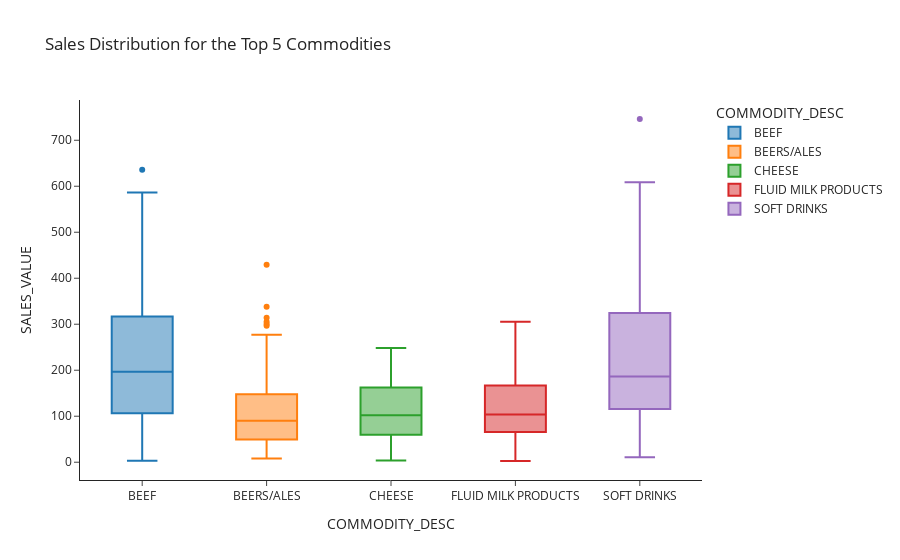

The notebook cell this image was saved under:
### Markdown cell above
### Chart 4: Box Plots for the Top 5 Commodities

### Code cell
fig = px.box(daily_sales_top5, 
              x = daily_sales_top5.COMMODITY_DESC, 
              y = daily_sales_top5.SALES_VALUE,
             color = daily_sales_top5.COMMODITY_DESC,
             title = 'Sales Distribution for the Top 5 Commodities',
             template = 'simple_white')
fig.show()

### Figure 1 — Plotly figure (JSON) as saved in the notebook; plotly's stock layout.template omitted (floating-point values rounded to 4 significant figures)
{"data": [{"alignmentgroup": "True", "hovertemplate": "COMMODITY_DESC=%{x}<br>SALES_VALUE=%{y}<extra></extra>", "legendgroup": "BEEF", "marker": {"color": "#1F77B4"}, "name": "BEEF", "notched": false, "offsetgroup": "BEEF", "orientation": "v", "showlegend": true, "type": "box", "x": ["BEEF", "BEEF", "BEEF", "BEEF", "BEEF", "BEEF", "BEEF", "BEEF", "BEEF", "BEEF", "BEEF", "BEEF", "BEEF", "BEEF", "BEEF", "BEEF", "BEEF", "BEEF", "BEEF", "BEEF", "BEEF", "BEEF", "BEEF", "BEEF", "BEEF", "BEEF", "BEEF", "BEEF", "BEEF", "BEEF", "BEEF", "BEEF", "BEEF", "BEEF", "BEEF", "BEEF", "BEEF", "BEEF", "BEEF", "BEEF", "BEEF", "BEEF", "BEEF", "BEEF", "BEEF", "BEEF", "BEEF", "BEEF", "BEEF", "BEEF", "BEEF", "BEEF", "BEEF", "BEEF", "BEEF", "BEEF", "BEEF", "BEEF", "BEEF", "BEEF", "BEEF", "BEEF", "BEEF", "BEEF", "BEEF", "BEEF", "BEEF", "BEEF", "BEEF", "BEEF", "BEEF", "BEEF", "BEEF", "BEEF", "BEEF", "BEEF", "BEEF", "BEEF", "BEEF", "BEEF", "BEEF", "BEEF", "BEEF", "BEEF", "BEEF", "BEEF", "BEEF", "BEEF", "BEEF", "BEEF", "BEEF", "BEEF", "BEEF", "BEEF", "BEEF", "BEEF", "BEEF", "BEEF", "BEEF"], "x0": " ", "xaxis": "x", "y": [3.09, 9.44, 54.44, 84.72, 36.07, 64.08, 15.72, 37.55, 28.33, 18.35, 133.4, 107.3, 69.66, 81.71, 69.79, 56.69, 83.38, 121.7, 73.05, 70.3, 136.9, 68.09, 37.46, 95.36, 196.8, 142.6, 72.73, 115.5, 125.3, 149.3, 127.0, 124.7, 206.0, 102.2, 106.5, 352.5, 77.86, 182.5, 217.3, 258.4, 168.8, 143.3, 112.2, 366.7, 179.5, 309.4, 263.9, 186.8, 147.1, 190.5, 184.8, 246.5, 240.5, 212.8, 145.1, 93.19, 164.3, 225.1, 137.2, 393.6, 244.0, 152.7, 255.5, 111.6, 339.6, 455.7, 635.9, 292.2, 586.3, 223.1, 245.0, 321.8, 244.8, 477.1, 391.5, 344.6, 319.3, 269.5, 227.3, 262.9, 351.3, 488.3, 298.5, 232.6, 342.8, 335.5, 354.8, 374.7, 410.6, 360.4, 276.5, 351.7, 241.8, 338.1, 524.5, 577.6, 217.4, 227.5, 368.5], "y0": " ", "yaxis": "y"}, {"alignmentgroup": "True", "hovertemplate": "COMMODITY_DESC=%{x}<br>SALES_VALUE=%{y}<extra></extra>", "legendgroup": "BEERS/ALES", "marker": {"color": "#FF7F0E"}, "name": "BEERS/ALES", "notched": false, "offsetgroup": "BEERS/ALES", "orientation": "v", "showlegend": true, "type": "box", "x": ["BEERS/ALES", "BEERS/ALES", "BEERS/ALES", "BEERS/ALES", "BEERS/ALES", "BEERS/ALES", "BEERS/ALES", "BEERS/ALES", "BEERS/ALES", "BEERS/ALES", "BEERS/ALES", "BEERS/ALES", "BEERS/ALES", "BEERS/ALES", "BEERS/ALES", "BEERS/ALES", "BEERS/ALES", "BEERS/ALES", "BEERS/ALES", "BEERS/ALES", "BEERS/ALES", "BEERS/ALES", "BEERS/ALES", "BEERS/ALES", "BEERS/ALES", "BEERS/ALES", "BEERS/ALES", "BEERS/ALES", "BEERS/ALES", "BEERS/ALES", "BEERS/ALES", "BEERS/ALES", "BEERS/ALES", "BEERS/ALES", "BEERS/ALES", "BEERS/ALES", "BEERS/ALES", "BEERS/ALES", "BEERS/ALES", "BEERS/ALES", "BEERS/ALES", "BEERS/ALES", "BEERS/ALES", "BEERS/ALES", "BEERS/ALES", "BEERS/ALES", "BEERS/ALES", "BEERS/ALES", "BEERS/ALES", "BEERS/ALES", "BEERS/ALES", "BEERS/ALES", "BEERS/ALES", "BEERS/ALES", "BEERS/ALES", "BEERS/ALES", "BEERS/ALES", "BEERS/ALES", "BEERS/ALES", "BEERS/ALES", "BEERS/ALES", "BEERS/ALES", "BEERS/ALES", "BEERS/ALES", "BEERS/ALES", "BEERS/ALES", "BEERS/ALES", "BEERS/ALES", "BEERS/ALES", "BEERS/ALES", "BEERS/ALES", "BEERS/ALES", "BEERS/ALES", "BEERS/ALES", "BEERS/ALES", "BEERS/ALES", "BEERS/ALES", "BEERS/ALES", "BEERS/ALES", "BEERS/ALES", "BEERS/ALES", "BEERS/ALES", "BEERS/ALES", "BEERS/ALES", "BEERS/ALES", "BEERS/ALES", "BEERS/ALES", "BEERS/ALES", "BEERS/ALES", "BEERS/ALES", "BEERS/ALES", "BEERS/ALES", "BEERS/ALES", "BEERS/ALES", "BEERS/ALES", "BEERS/ALES", "BEERS/ALES"], "x0": " ", "xaxis": "x", "y": [7.99, 58.93, 27.97, 25.27, 14.78, 9.99, 10.48, 20.76, 25.97, 50.13, 14.48, 12.68, 34.27, 29.46, 50.95, 47.95, 74.5, 37.47, 24.97, 34.45, 27.47, 22.47, 117.4, 33.65, 66.22, 33.35, 49.53, 46.95, 29.47, 115.6, 28.85, 56.72, 56.43, 99.68, 56.94, 79.78, 60.44, 71.41, 38.96, 56.9, 51.45, 74.97, 90.98, 95.69, 142.3, 86.52, 61.62, 63.41, 96.83, 155.2, 115.2, 183.8, 56.94, 58.4, 152.3, 54.7, 92.66, 129.5, 115.5, 89.49, 55.77, 113.4, 106.1, 300.4, 338.2, 166.2, 173.7, 108.0, 119.0, 110.0, 159.4, 314.2, 169.9, 117.1, 90.34, 127.6, 160.3, 296.7, 255.7, 234.4, 62.3, 133.7, 100.1, 167.8, 305.3, 277.1, 233.0, 173.0, 142.5, 145.9, 184.8, 199.9, 429.2, 153.4, 257.7, 145.1, 140.7], "y0": " ", "yaxis": "y"}, {"alignmentgroup": "True", "hovertemplate": "COMMODITY_DESC=%{x}<br>SALES_VALUE=%{y}<extra></extra>", "legendgroup": "CHEESE", "marker": {"color": "#2CA02C"}, "name": "CHEESE", "notched": false, "offsetgroup": "CHEESE", "orientation": "v", "showlegend": true, "type": "box", "x": ["CHEESE", "CHEESE", "CHEESE", "CHEESE", "CHEESE", "CHEESE", "CHEESE", "CHEESE", "CHEESE", "CHEESE", "CHEESE", "CHEESE", "CHEESE", "CHEESE", "CHEESE", "CHEESE", "CHEESE", "CHEESE", "CHEESE", "CHEESE", "CHEESE", "CHEESE", "CHEESE", "CHEESE", "CHEESE", "CHEESE", "CHEESE", "CHEESE", "CHEESE", "CHEESE", "CHEESE", "CHEESE", "CHEESE", "CHEESE", "CHEESE", "CHEESE", "CHEESE", "CHEESE", "CHEESE", "CHEESE", "CHEESE", "CHEESE", "CHEESE", "CHEESE", "CHEESE", "CHEESE", "CHEESE", "CHEESE", "CHEESE", "CHEESE", "CHEESE", "CHEESE", "CHEESE", "CHEESE", "CHEESE", "CHEESE", "CHEESE", "CHEESE", "CHEESE", "CHEESE", "CHEESE", "CHEESE", "CHEESE", "CHEESE", "CHEESE", "CHEESE", "CHEESE", "CHEESE", "CHEESE", "CHEESE", "CHEESE", "CHEESE", "CHEESE", "CHEESE", "CHEESE", "CHEESE", "CHEESE", "CHEESE", "CHEESE", "CHEESE", "CHEESE", "CHEESE", "CHEESE", "CHEESE", "CHEESE", "CHEESE", "CHEESE", "CHEESE", "CHEESE", "CHEESE", "CHEESE", "CHEESE", "CHEESE", "CHEESE", "CHEESE", "CHEESE", "CHEESE", "CHEESE", "CHEESE"], "x0": " ", "xaxis": "x", "y": [3.98, 6.83, 38.72, 49.36, 15.03, 18.38, 32.34, 31.66, 24.84, 31.42, 55.99, 47.23, 54.38, 68.0, 36.39, 51.44, 64.38, 41.1, 58.32, 27.18, 64.34, 24.86, 39.05, 55.56, 66.18, 47.64, 58.24, 38.72, 78.81, 82.93, 87.28, 77.5, 93.33, 90.22, 78.83, 118.7, 70.38, 58.09, 165.2, 130.6, 102.0, 67.85, 81.3, 65.87, 75.4, 95.27, 99.16, 111.0, 114.1, 98.43, 94.97, 122.5, 128.5, 115.9, 113.7, 91.05, 67.67, 142.3, 126.7, 147.4, 134.0, 142.2, 112.8, 90.78, 162.2, 130.3, 216.0, 194.1, 146.7, 127.2, 181.3, 147.3, 124.3, 162.7, 207.8, 163.4, 164.5, 126.8, 125.4, 236.3, 203.9, 199.4, 199.0, 164.4, 145.4, 169.2, 207.2, 209.3, 220.8, 178.1, 196.8, 188.6, 183.2, 181.6, 213.0, 248.5, 90.47, 151.4, 226.2], "y0": " ", "yaxis": "y"}, {"alignmentgroup": "True", "hovertemplate": "COMMODITY_DESC=%{x}<br>SALES_VALUE=%{y}<extra></extra>", "legendgroup": "FLUID MILK PRODUCTS", "marker": {"color": "#D62728"}, "name": "FLUID MILK PRODUCTS", "notched": false, "offsetgroup": "FLUID MILK PRODUCTS", "orientation": "v", "showlegend": true, "type": "box", "x": ["FLUID MILK PRODUCTS", "FLUID MILK PRODUCTS", "FLUID MILK PRODUCTS", "FLUID MILK PRODUCTS", "FLUID MILK PRODUCTS", "FLUID MILK PRODUCTS", "FLUID MILK PRODUCTS", "FLUID MILK PRODUCTS", "FLUID MILK PRODUCTS", "FLUID MILK PRODUCTS", "FLUID MILK PRODUCTS", "FLUID MILK PRODUCTS", "FLUID MILK PRODUCTS", "FLUID MILK PRODUCTS", "FLUID MILK PRODUCTS", "FLUID MILK PRODUCTS", "FLUID MILK PRODUCTS", "FLUID MILK PRODUCTS", "FLUID MILK PRODUCTS", "FLUID MILK PRODUCTS", "FLUID MILK PRODUCTS", "FLUID MILK PRODUCTS", "FLUID MILK PRODUCTS", "FLUID MILK PRODUCTS", "FLUID MILK PRODUCTS", "FLUID MILK PRODUCTS", "FLUID MILK PRODUCTS", "FLUID MILK PRODUCTS", "FLUID MILK PRODUCTS", "FLUID MILK PRODUCTS", "FLUID MILK PRODUCTS", "FLUID MILK PRODUCTS", "FLUID MILK PRODUCTS", "FLUID MILK PRODUCTS", "FLUID MILK PRODUCTS", "FLUID MILK PRODUCTS", "FLUID MILK PRODUCTS", "FLUID MILK PRODUCTS", "FLUID MILK PRODUCTS", "FLUID MILK PRODUCTS", "FLUID MILK PRODUCTS", "FLUID MILK PRODUCTS", "FLUID MILK PRODUCTS", "FLUID MILK PRODUCTS", "FLUID MILK PRODUCTS", "FLUID MILK PRODUCTS", "FLUID MILK PRODUCTS", "FLUID MILK PRODUCTS", "FLUID MILK PRODUCTS", "FLUID MILK PRODUCTS", "FLUID MILK PRODUCTS", "FLUID MILK PRODUCTS", "FLUID MILK PRODUCTS", "FLUID MILK PRODUCTS", "FLUID MILK PRODUCTS", "FLUID MILK PRODUCTS", "FLUID MILK PRODUCTS", "FLUID MILK PRODUCTS", "FLUID MILK PRODUCTS", "FLUID MILK PRODUCTS", "FLUID MILK PRODUCTS", "FLUID MILK PRODUCTS", "FLUID MILK PRODUCTS", "FLUID MILK PRODUCTS", "FLUID MILK PRODUCTS", "FLUID MILK PRODUCTS", "FLUID MILK PRODUCTS", "FLUID MILK PRODUCTS", "FLUID MILK PRODUCTS", "FLUID MILK PRODUCTS", "FLUID MILK PRODUCTS", "FLUID MILK PRODUCTS", "FLUID MILK PRODUCTS", "FLUID MILK PRODUCTS", "FLUID MILK PRODUCTS", "FLUID MILK PRODUCTS", "FLUID MILK PRODUCTS", "FLUID MILK PRODUCTS", "FLUID MILK PRODUCTS", "FLUID MILK PRODUCTS", "FLUID MILK PRODUCTS", "FLUID MILK PRODUCTS", "FLUID MILK PRODUCTS", "FLUID MILK PRODUCTS", "FLUID MILK PRODUCTS", "FLUID MILK PRODUCTS", "FLUID MILK PRODUCTS", "FLUID MILK PRODUCTS", "FLUID MILK PRODUCTS", "FLUID MILK PRODUCTS", "FLUID MILK PRODUCTS", "FLUID MILK PRODUCTS", "FLUID MILK PRODUCTS", "FLUID MILK PRODUCTS", "FLUID MILK PRODUCTS", "FLUID MILK PRODUCTS", "FLUID MILK PRODUCTS", "FLUID MILK PRODUCTS", "FLUID MILK PRODUCTS"], "x0": " ", "xaxis": "x", "y": [2.66, 17.96, 32.11, 44.33, 20.51, 28.63, 33.08, 31.62, 41.21, 37.4, 68.86, 52.19, 32.26, 65.7, 21.36, 50.49, 65.44, 66.71, 70.7, 30.95, 54.3, 59.93, 41.04, 38.29, 65.43, 67.05, 70.26, 37.03, 76.51, 114.9, 68.61, 90.47, 104.0, 59.68, 75.17, 98.93, 51.14, 85.3, 113.6, 118.6, 114.4, 95.84, 88.99, 74.5, 71.69, 106.5, 154.7, 83.08, 68.19, 101.9, 94.95, 69.47, 132.0, 109.9, 139.6, 105.3, 99.18, 105.3, 132.8, 162.8, 167.1, 73.22, 116.0, 95.66, 139.9, 120.7, 169.7, 168.8, 196.1, 101.3, 160.3, 159.6, 141.6, 198.2, 200.4, 147.2, 176.3, 125.5, 129.5, 166.2, 223.1, 228.9, 173.5, 221.4, 193.4, 185.6, 249.8, 217.2, 261.4, 201.4, 219.6, 222.4, 159.1, 238.8, 254.3, 305.2, 179.0, 170.8, 202.3], "y0": " ", "yaxis": "y"}, {"alignmentgroup": "True", "hovertemplate": "COMMODITY_DESC=%{x}<br>SALES_VALUE=%{y}<extra></extra>", "legendgroup": "SOFT DRINKS", "marker": {"color": "#9467BD"}, "name": "SOFT DRINKS", "notched": false, "offsetgroup": "SOFT DRINKS", "orientation": "v", "showlegend": true, "type": "box", "x": ["SOFT DRINKS", "SOFT DRINKS", "SOFT DRINKS", "SOFT DRINKS", "SOFT DRINKS", "SOFT DRINKS", "SOFT DRINKS", "SOFT DRINKS", "SOFT DRINKS", "SOFT DRINKS", "SOFT DRINKS", "SOFT DRINKS", "SOFT DRINKS", "SOFT DRINKS", "SOFT DRINKS", "SOFT DRINKS", "SOFT DRINKS", "SOFT DRINKS", "SOFT DRINKS", "SOFT DRINKS", "SOFT DRINKS", "SOFT DRINKS", "SOFT DRINKS", "SOFT DRINKS", "SOFT DRINKS", "SOFT DRINKS", "SOFT DRINKS", "SOFT DRINKS", "SOFT DRINKS", "SOFT DRINKS", "SOFT DRINKS", "SOFT DRINKS", "SOFT DRINKS", "SOFT DRINKS", "SOFT DRINKS", "SOFT DRINKS", "SOFT DRINKS", "SOFT DRINKS", "SOFT DRINKS", "SOFT DRINKS", "SOFT DRINKS", "SOFT DRINKS", "SOFT DRINKS", "SOFT DRINKS", "SOFT DRINKS", "SOFT DRINKS", "SOFT DRINKS", "SOFT DRINKS", "SOFT DRINKS", "SOFT DRINKS", "SOFT DRINKS", "SOFT DRINKS", "SOFT DRINKS", "SOFT DRINKS", "SOFT DRINKS", "SOFT DRINKS", "SOFT DRINKS", "SOFT DRINKS", "SOFT DRINKS", "SOFT DRINKS", "SOFT DRINKS", "SOFT DRINKS", "SOFT DRINKS", "SOFT DRINKS", "SOFT DRINKS", "SOFT DRINKS", "SOFT DRINKS", "SOFT DRINKS", "SOFT DRINKS", "SOFT DRINKS", "SOFT DRINKS", "SOFT DRINKS", "SOFT DRINKS", "SOFT DRINKS", "SOFT DRINKS", "SOFT DRINKS", "SOFT DRINKS", "SOFT DRINKS", "SOFT DRINKS", "SOFT DRINKS", "SOFT DRINKS", "SOFT DRINKS", "SOFT DRINKS", "SOFT DRINKS", "SOFT DRINKS", "SOFT DRINKS", "SOFT DRINKS", "SOFT DRINKS", "SOFT DRINKS", "SOFT DRINKS", "SOFT DRINKS", "SOFT DRINKS", "SOFT DRINKS", "SOFT DRINKS", "SOFT DRINKS", "SOFT DRINKS", "SOFT DRINKS", "SOFT DRINKS", "SOFT DRINKS"], "x0": " ", "xaxis": "x", "y": [29.74, 10.63, 81.19, 99.98, 50.05, 32.28, 40.32, 36.13, 11.39, 81.54, 78.16, 93.3, 38.18, 46.15, 46.36, 18.15, 120.6, 67.79, 153.3, 131.2, 92.81, 74.7, 68.87, 151.2, 191.0, 77.32, 97.76, 97.16, 151.0, 120.4, 142.8, 166.7, 170.6, 175.8, 162.2, 186.6, 75.07, 140.5, 171.6, 129.3, 206.8, 114.2, 129.9, 242.7, 128.9, 223.5, 268.8, 149.2, 225.3, 222.9, 169.4, 187.0, 240.4, 211.7, 185.7, 155.9, 162.0, 131.6, 180.6, 266.6, 226.8, 260.8, 245.1, 236.6, 324.7, 401.1, 425.4, 449.1, 397.7, 119.6, 247.6, 253.3, 226.2, 324.4, 394.1, 360.5, 356.2, 337.0, 362.4, 417.6, 416.0, 549.8, 320.2, 292.7, 302.7, 330.2, 354.2, 369.3, 452.7, 377.3, 284.9, 423.2, 483.4, 313.3, 512.8, 524.4, 746.2, 554.2, 608.5], "y0": " ", "yaxis": "y"}], "layout": {"boxmode": "overlay", "legend": {"title": {"text": "COMMODITY_DESC"}, "tracegroupgap": 0}, "title": {"text": "Sales Distribution for the Top 5 Commodities"}, "xaxis": {"anchor": "y", "categoryarray": ["BEEF", "BEERS/ALES", "CHEESE", "FLUID MILK PRODUCTS", "SOFT DRINKS"], "categoryorder": "array", "domain": [0, 1], "title": {"text": "COMMODITY_DESC"}}, "yaxis": {"anchor": "x", "domain": [0, 1], "title": {"text": "SALES_VALUE"}}}}
